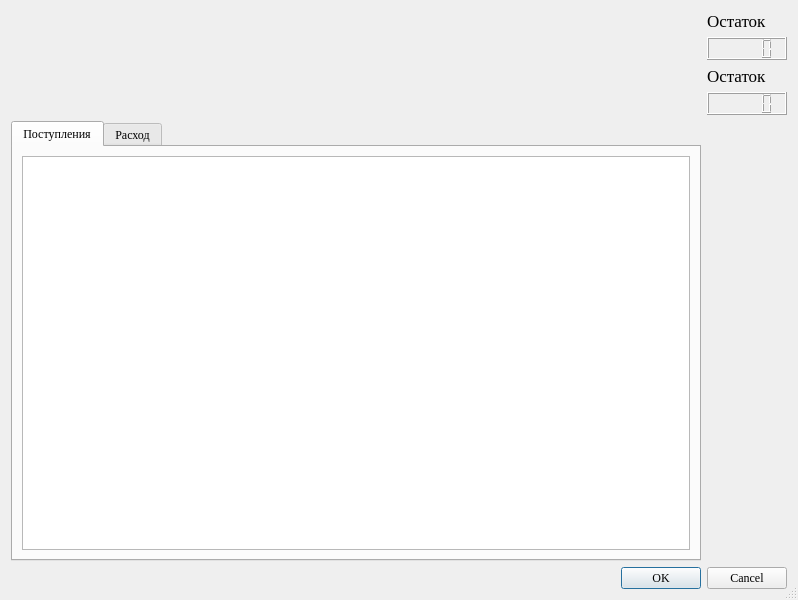
<?xml version="1.0" encoding="UTF-8"?>
<ui version="4.0">
 <class>Dialog</class>
 <widget class="QDialog" name="Dialog">
  <property name="enabled">
   <bool>true</bool>
  </property>
  <property name="geometry">
   <rect>
    <x>0</x>
    <y>0</y>
    <width>798</width>
    <height>600</height>
   </rect>
  </property>
  <property name="sizePolicy">
   <sizepolicy hsizetype="Maximum" vsizetype="Maximum">
    <horstretch>0</horstretch>
    <verstretch>0</verstretch>
   </sizepolicy>
  </property>
  <property name="minimumSize">
   <size>
    <width>640</width>
    <height>480</height>
   </size>
  </property>
  <property name="maximumSize">
   <size>
    <width>800</width>
    <height>600</height>
   </size>
  </property>
  <property name="sizeIncrement">
   <size>
    <width>0</width>
    <height>0</height>
   </size>
  </property>
  <property name="baseSize">
   <size>
    <width>0</width>
    <height>0</height>
   </size>
  </property>
  <property name="font">
   <font>
    <family>Times New Roman</family>
   </font>
  </property>
  <property name="windowTitle">
   <string>Домашняя бухгалтерия</string>
  </property>
  <property name="sizeGripEnabled">
   <bool>true</bool>
  </property>
  <layout class="QGridLayout" name="gridLayout">
   <item row="1" column="2">
    <widget class="QLabel" name="label">
     <property name="maximumSize">
      <size>
       <width>80</width>
       <height>30</height>
      </size>
     </property>
     <property name="font">
      <font>
       <pointsize>13</pointsize>
      </font>
     </property>
     <property name="text">
      <string>Остаток</string>
     </property>
    </widget>
   </item>
   <item row="6" column="2">
    <widget class="QLCDNumber" name="lcdNumPostOst"/>
   </item>
   <item row="3" column="2">
    <widget class="QLabel" name="label_2">
     <property name="enabled">
      <bool>true</bool>
     </property>
     <property name="minimumSize">
      <size>
       <width>80</width>
       <height>20</height>
      </size>
     </property>
     <property name="maximumSize">
      <size>
       <width>80</width>
       <height>30</height>
      </size>
     </property>
     <property name="font">
      <font>
       <pointsize>13</pointsize>
      </font>
     </property>
     <property name="text">
      <string>Остаток</string>
     </property>
    </widget>
   </item>
   <item row="8" column="0" colspan="3">
    <widget class="QDialogButtonBox" name="buttonBox">
     <property name="orientation">
      <enum>Qt::Horizontal</enum>
     </property>
     <property name="standardButtons">
      <set>QDialogButtonBox::Cancel|QDialogButtonBox::Ok</set>
     </property>
    </widget>
   </item>
   <item row="7" column="0" colspan="2">
    <widget class="QTabWidget" name="tabWidget">
     <property name="currentIndex">
      <number>0</number>
     </property>
     <widget class="QWidget" name="Post">
      <attribute name="title">
       <string>Поступления</string>
      </attribute>
      <layout class="QGridLayout" name="gridLayout_2">
       <item row="0" column="0">
        <widget class="QTableView" name="tablePostupl">
         <property name="focusPolicy">
          <enum>Qt::ClickFocus</enum>
         </property>
         <property name="editTriggers">
          <set>QAbstractItemView::NoEditTriggers</set>
         </property>
         <property name="selectionMode">
          <enum>QAbstractItemView::NoSelection</enum>
         </property>
         <property name="selectionBehavior">
          <enum>QAbstractItemView::SelectRows</enum>
         </property>
        </widget>
       </item>
      </layout>
     </widget>
     <widget class="QWidget" name="rashod">
      <attribute name="title">
       <string>Расход</string>
      </attribute>
      <layout class="QGridLayout" name="gridLayout_3">
       <item row="0" column="0">
        <widget class="QTableView" name="tableRashod">
         <property name="focusPolicy">
          <enum>Qt::ClickFocus</enum>
         </property>
         <property name="contextMenuPolicy">
          <enum>Qt::ActionsContextMenu</enum>
         </property>
         <property name="acceptDrops">
          <bool>false</bool>
         </property>
         <property name="dragDropMode">
          <enum>QAbstractItemView::NoDragDrop</enum>
         </property>
         <property name="gridStyle">
          <enum>Qt::SolidLine</enum>
         </property>
        </widget>
       </item>
      </layout>
     </widget>
    </widget>
   </item>
   <item row="2" column="2">
    <widget class="QLCDNumber" name="lcdNumPost"/>
   </item>
  </layout>
 </widget>
 <resources/>
 <connections>
  <connection>
   <sender>buttonBox</sender>
   <signal>accepted()</signal>
   <receiver>Dialog</receiver>
   <slot>accept()</slot>
   <hints>
    <hint type="sourcelabel">
     <x>658</x>
     <y>574</y>
    </hint>
    <hint type="destinationlabel">
     <x>93</x>
     <y>15</y>
    </hint>
   </hints>
  </connection>
  <connection>
   <sender>buttonBox</sender>
   <signal>rejected()</signal>
   <receiver>Dialog</receiver>
   <slot>reject()</slot>
   <hints>
    <hint type="sourcelabel">
     <x>726</x>
     <y>580</y>
    </hint>
    <hint type="destinationlabel">
     <x>93</x>
     <y>15</y>
    </hint>
   </hints>
  </connection>
 </connections>
</ui>
